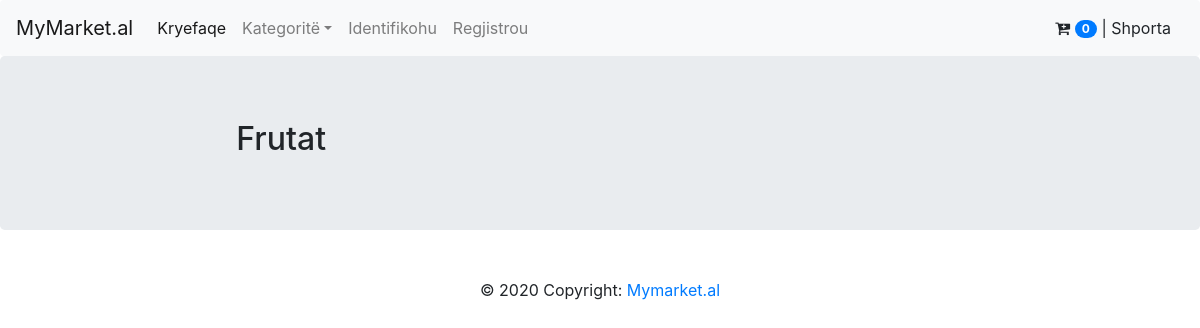
Before: /dyqan/2/kategori/2/produkte/ with the older database file.
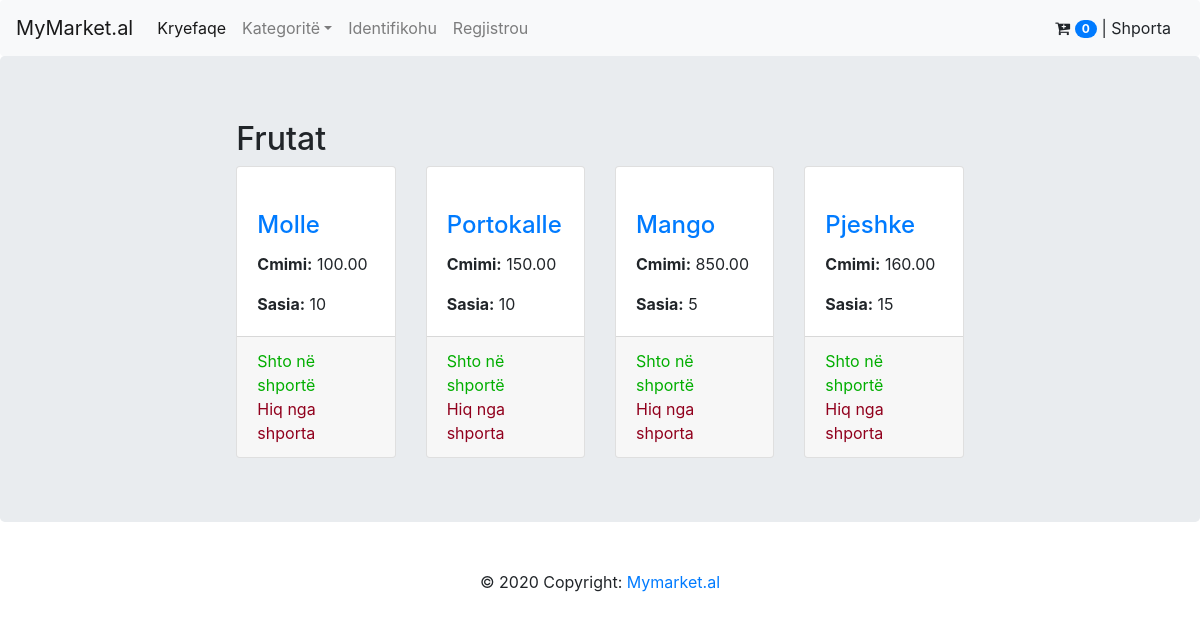
After: the same page with the newer database file.
### market/models.py (models this page shows, shortened)
class Product(models.Model):
    name = models.CharField(verbose_name='Emri', max_length=25)
    image = models.ImageField(verbose_name='Logo', upload_to='static/media/')
    cmimi_blerje = models.DecimalField(verbose_name='Cmimi i blerjes', max_digits=50, decimal_places=2)
    price = models.DecimalField(verbose_name='Cmimi ', max_digits=50, decimal_places=2)
    sasia = models.IntegerField(verbose_name='Sasia')
    njesia_matese = models.CharField(choices=NJESITE, default=NJESITE[0][0], max_length=10)
    kategoria = models.ForeignKey(to=Kategori, on_delete=models.CASCADE, related_name='produktet')
    dyqani = models.ForeignKey(to=Dyqan, on_delete=models.CASCADE, related_name='produktet')
    class Meta:
        verbose_name = 'Produkt'
        verbose_name_plural = 'Produkte'

### market/views.py (the view)
# urls.py: path('dyqan/<int:dyqan_id>/kategori/<int:kategori_id>/produkte/', produktet, name='produktet'),
def produktet(request, dyqan_id, kategori_id):
    produkte = Product.objects.filter(dyqani=dyqan_id, kategoria=kategori_id)
    kategori = Kategori.objects.values('emri').get(id=kategori_id)
    return render(request, 'produkte.html', {'produkte': produkte, 'kategori': kategori})

### market/context_processors.py (called while the page is built)
def kategorite(request):
    return {'kategorite': Kategori.objects.all()}

### templates/produkte.html
{% extends 'index.html' %}
{% block content %}
    <div class="last-products">
        <h2>{{ kategori.emri }}</h2>
        <div class="row">
            {% for produkt in produkte %}
                <div class="col-lg-3 col-sm-6 ">
                    <div class="card h-100">
                        <a href="#"><img class="card-img-top" src="/{{ produkt.image }}" alt=""></a>
                        <div class="card-body">
                            <h4 class="card-title">
                                <a href="#">{{ produkt.name }}</a>
                            </h4>
                            <p class="card-text"><b>Cmimi:</b> {{ produkt.price }}</p>
                            <p class="card-text"><b>Sasia:</b> {{ produkt.sasia }}</p>
                        </div>
                        <div class="card-footer">
                            <a href="{% url 'cart_add' produkt.id %}" style="color: #02ae00">Shto në shportë</a> <br>
                            <a href="{% url 'cart_clear' %}" style="color: #91001d">Hiq nga shporta</a><br>
                        </div>
                    </div>
                </div>
            {% endfor %}
        </div>
    </div>
{% endblock %}

Changed rows visible on the page:
added Product: name "Molle", price "100.00", sasia "10"
added Product: name "Portokalle", price "150.00", sasia "10"
added Product: name "Mango", price "850.00", sasia "5"
added Product: name "Pjeshke", price "160.00", sasia "15"
